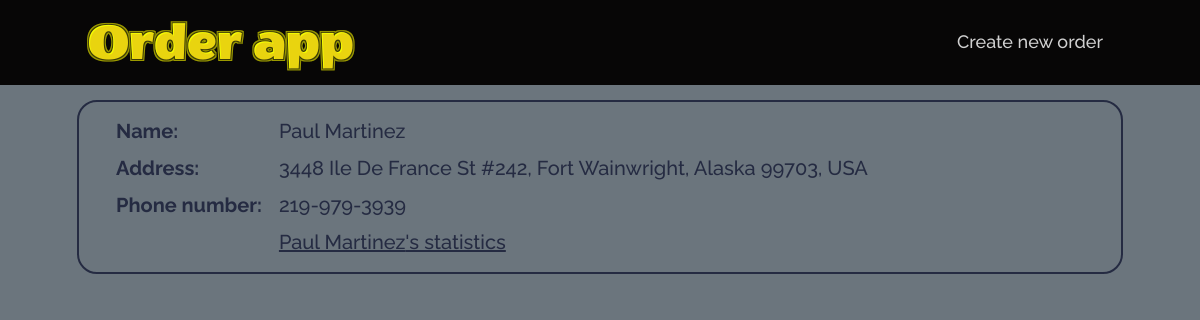
The app's page /client.php?id=2 with its own data.
### tables this page shows
CREATE TABLE `user` (
  `id` int NOT NULL AUTO_INCREMENT,
  `name` text,
  `address` text,
  `phone` text,
  `client` tinyint(1) DEFAULT NULL,
  PRIMARY KEY (`id`)
);

### functions.php (called while the page is built, shortened)
<?php
require_once('connect.php');
function fetch_client($id){
  global $db;
  $query = "select * from user where id = '$id'";
  $res = mysqli_query($db, $query);
  return mysqli_fetch_assoc($res);
}

### client.php (the view)
<?php require 'inc/header.php'?>
<?php $client = fetch_client($_GET['id']); ?>
<?php if(!empty($client)): ?>
  <div class='card'>
    <div class='card__body'>
      <div class='card__content'>
        <table>
          <tr>
            <th>Name:</th>
            <td>
              <?= $client['name'] ?>
            </td>
          </tr>
          <tr>
            <th>Address:</th>
            <td>
              <?= $client['address'] ?>
            </td>
          </tr>
          <tr>
            <th>Phone number:</th>
            <td>
              <?= $client['phone'] ?>
            </td>
          </tr>
          <tr class='table-last-row'>
            <th></th>
            <td>
              <a href="index.php?id=<?= $client['id'] ?>"
                 class="card__link">
                <?= $client['name'] ?>'s statistics
              </a>
            </td>
          </tr>
        </table>
      </div>
    </div>
  </div>
<?php endif; ?>
<?php require 'inc/footer.php'?>

### css/styles.css (style rules this page uses)
a { text-decoration: none; }
html, body { height: 100%; line-height: 1; font-size: 18px; font-weight: 500; color: #252B42; background: #6B757D; font-family: 'Raleway', sans-serif; }
.card { border: 2px solid #252B42; border-radius: 20px; }
.card__link { color: inherit; text-decoration: underline; }
.card__body { padding: 15px; }
.card__content { display: flex; margin: 0 0 0 20px; }
th, td { text-align: left; vertical-align: top; font-size: 20px; padding: 0 0 10px 0; line-height: 125%; }
th { font-weight: 700; }
td { padding: 0 0 10px 15px; font-size: 20px; }
.table-last-row > * { padding-bottom: 0; }

### records on screen
user: name "Paul Martinez", address "3448 Ile De France St #242, Fort Wainwright, Alaska 99703, USA", phone "219-979-3939"
